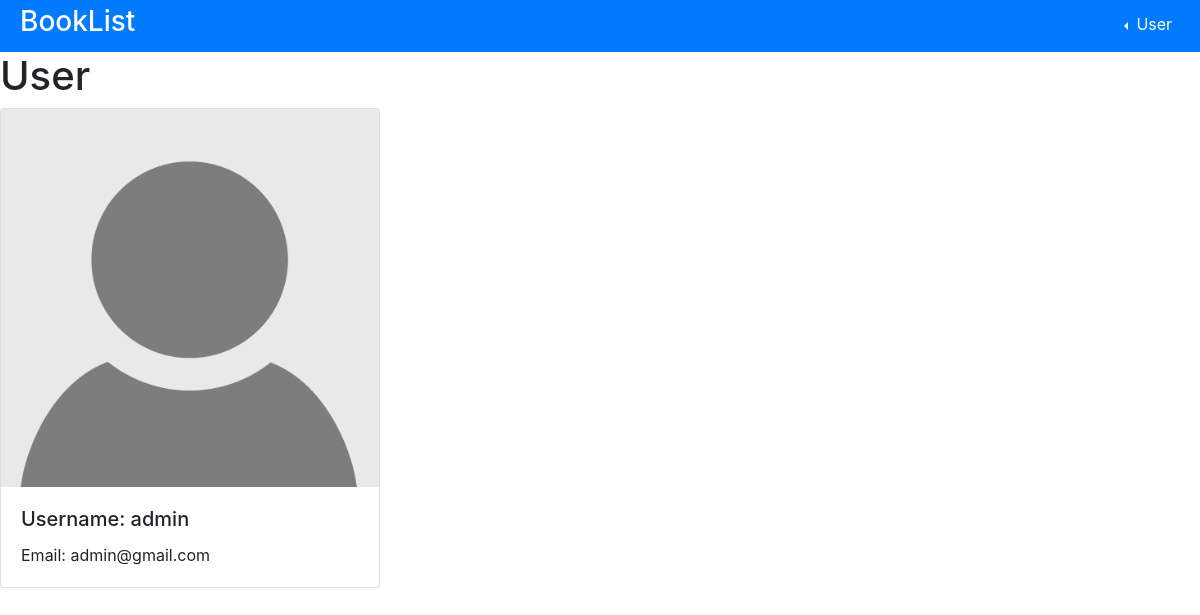
/account/ (signed in), run on the app's committed database.
### BookList/models.py (models this page shows, shortened)
class User(auth_models.AbstractUser):
    birth_date = models.DateField(null=True)
    photo = models.FilePathField(path='BookList/static/img/', default='img/no_photo.png')
    lists = models.ManyToManyField(List)

### BookList/views.py (the view)
# urls.py: path('', views.home, name = 'BookList'),
def home(request):
	return render(request, 'home.html', {})

### BookList/templates/home.html
{% extends "header.html" %}
{% load static %}
{% block page_content %}
<h1>User</h1>
<div class="row">
    <div class="col-md-4">
        <div class="card mb-2">
            <img class="card-img-top" src="{% static user.photo %}"/>
            <div class="card-body">
                <h5 class="card-title">Username: {{ user.username }}</h5>
                <p class="card-text">Email: {{ user.email }}</p>
            </div>
        </div>
    </div>
</div>
{% endblock %}

### data on the page
User: photo (placeholder picture), username "admin", email "admin@gmail.com"
